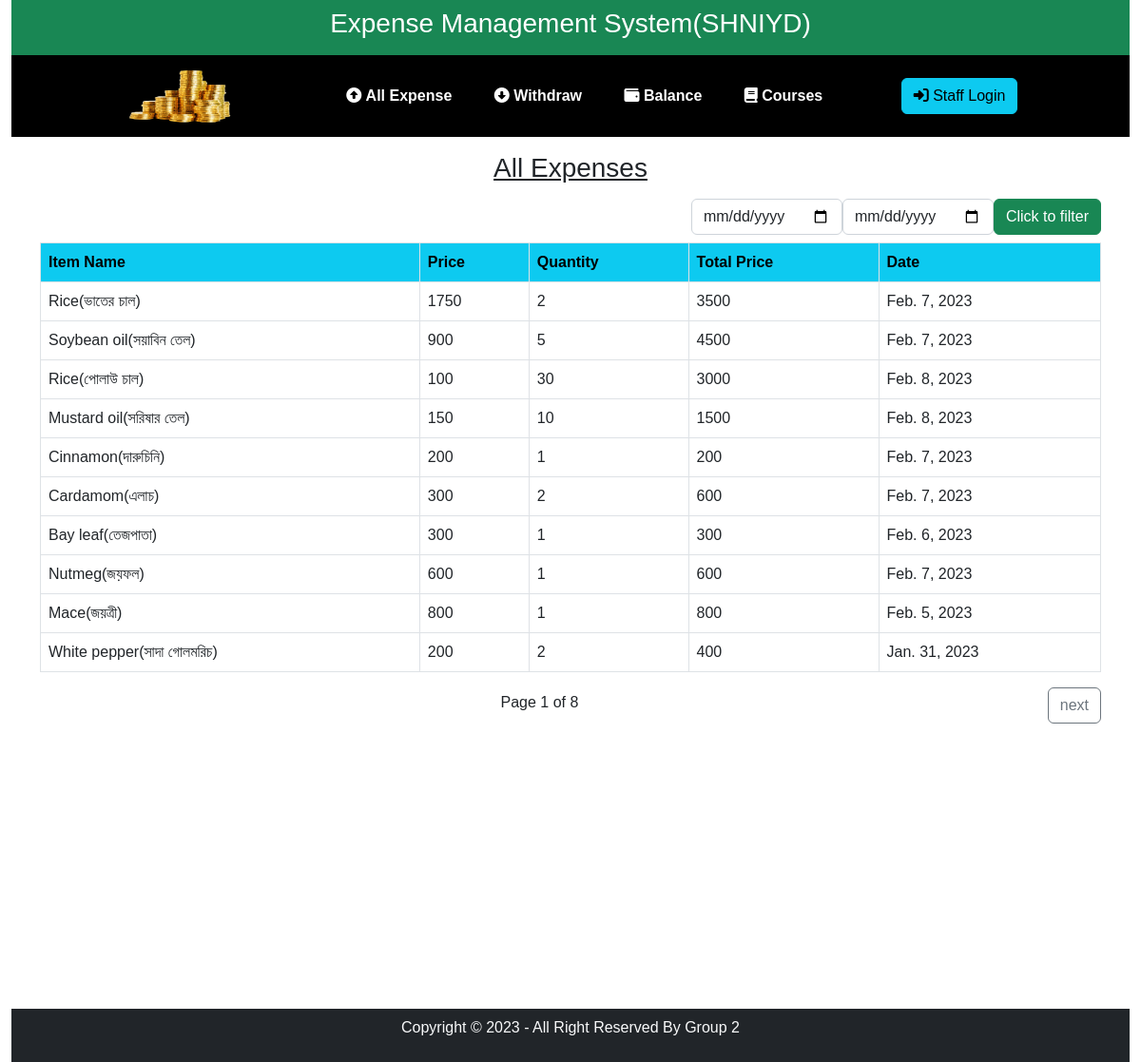
The page / on the database its author committed.
### ExpenseApp/models.py (models this page shows, shortened)
class DailyExpense(models.Model):
    item_name=models.ForeignKey(Item,on_delete=models.CASCADE)
    item_price=models.IntegerField(default=0)
    item_quantity=models.IntegerField(default=0)
    def Total(self):
        return self.item_price*self.item_quantity
    total = Total
    Total = models.IntegerField(default=2000)
    date=models.DateField()

class Item(models.Model):
    item_name=models.CharField(max_length=50)
    def __str__(self):
        return str(self.item_name)

### ExpenseApp/views.py (the view, shortened to what this page needs)
# urls.py: path('', views.Home, name='home'),
def Home(request):
    all_expense_list = DailyExpense.objects.all()
    paginator = Paginator(all_expense_list, 10)
    page_number = request.GET.get('page', 1)
    expense = paginator.get_page(page_number)
    return render(request,'expenseApp/index.html',{'expense': expense})

### templates/expenseApp/index.html (shortened to what this page needs)
{% extends 'expenseApp/base.html' %}
{% load custom_filter %}
{% block content %}
<div class="container">
<div class="text-center py-2">
    <h3 class="text-center py-2 text-decoration-underline">All Expenses</h3>
    <form class="d-flex justify-content-end align-items-center" action="" method="post">
            <input id="date" type="date" class="form-control" name="date" style="width: fit-content;">
            <input id="date2" type="date" class="form-control" name="date2" style="width: fit-content;">
            <input type="submit" value="Click to filter" class="btn btns btn-success">
    </form>
</div>
    <table class="table table-bordered table-hover">
        <tr class="text-bg-info">
            <th>Item Name</th>
            <th>Price</th>
            <th>Quantity</th>
            <th>Total Price</th>
            <th>Date</th>
        </tr>
        {% for x in expense %}
        <tr>
            <td class="itemName">{{x.item_name}}</td>
            <td class="itemPrice">{{x.item_price}}</td>
            <td class="itemQuantity">{{x.item_quantity}}</td>
            <td class="totalPrice">{{x.total}}</td>
            <td class="currentDate">{{x.date}}</td>
        </tr>
        {% endfor %}
    </table>
    {% if expense.has_previous or expense.has_next %}
        <div class="pagination">
            <span class="page-number mt-1 mx-auto">Page {{ expense.number }} of {{ expense.paginator.num_pages }}</span>&nbsp;&nbsp;
            {% if expense.has_next %}
              <a class="btn btn-outline-secondary" href="?page={{ expense.next_page_number }}">next</a>
            {% endif %}
          </div>
    {% endif %}
</div>
{% endblock %}

### static/css/style.css (style rules this page uses)
* { padding: 0; margin: 0; box-sizing: border-box; font-family: "josefin sans", sans-serif; }

### rows shown on the page
DailyExpense: item_name "Rice(ভাতের চাল)", item_price "1750", item_quantity "2", total "3500", date "Feb. 7, 2023"
DailyExpense: item_name "Soybean oil(সয়াবিন তেল)", item_price "900", item_quantity "5", total "4500", date "Feb. 7, 2023"
DailyExpense: item_name "Rice(পোলাউ চাল)", item_price "100", item_quantity "30", total "3000", date "Feb. 8, 2023"
DailyExpense: item_name "Mustard oil(সরিষার তেল)", item_price "150", item_quantity "10", total "1500", date "Feb. 8, 2023"
DailyExpense: item_name "Cinnamon(দারুচিনি)", item_price "200", item_quantity "1", total "200", date "Feb. 7, 2023"
DailyExpense: item_name "Cardamom(এলাচ)", item_price "300", item_quantity "2", total "600", date "Feb. 7, 2023"
DailyExpense: item_name "Bay leaf(তেজপাতা)", item_price "300", item_quantity "1", total "300", date "Feb. 6, 2023"
DailyExpense: item_name "Nutmeg(জয়ফল)", item_price "600", item_quantity "1", total "600", date "Feb. 7, 2023"
DailyExpense: item_name "Mace(জয়ত্রী)", item_price "800", item_quantity "1", total "800", date "Feb. 5, 2023"
DailyExpense: item_name "White pepper(সাদা গোলমরিচ)", item_price "200", item_quantity "2", total "400", date "Jan. 31, 2023"

### other values the page prints
{{ expense.number }} "1"
{{ expense.paginator.num_pages }} "8"
